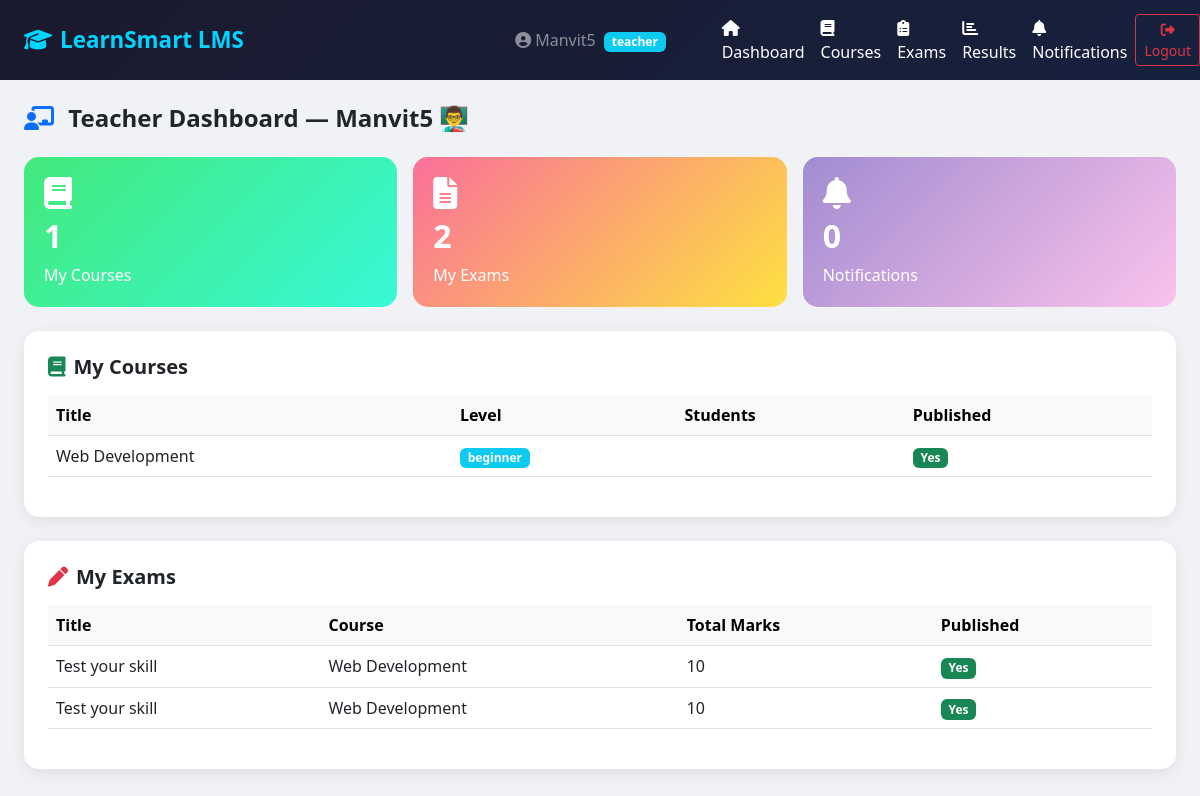
Page /dashboard/ (signed in) on the committed database.
### accounts/models.py (models this page shows, shortened)
class CustomUser(AbstractUser):
    ROLE_CHOICES = [
        ('student', 'Student'),
        ('teacher', 'Teacher'),
        ('admin',   'Admin'),
    ]
    role        = models.CharField(max_length=10, choices=ROLE_CHOICES, default='student')
    phone       = models.CharField(max_length=15, blank=True)
    profile_pic = models.ImageField(upload_to='profiles/', blank=True, null=True)
    is_verified = models.BooleanField(default=False)
    created_at  = models.DateTimeField(auto_now_add=True)
    def is_student(self):  return self.role == 'student'
    def is_teacher(self):  return self.role == 'teacher'

### courses/models.py (models this page shows, shortened)
class Course(models.Model):
    LEVEL_CHOICES = [
        ('beginner', 'Beginner'),
        ('intermediate', 'Intermediate'),
        ('advanced', 'Advanced'),
    ]
    title        = models.CharField(max_length=200)
    description  = models.TextField()
    thumbnail    = models.ImageField(upload_to='courses/', blank=True, null=True)
    teacher      = models.ForeignKey('accounts.CustomUser', on_delete=models.CASCADE, related_name='courses_taught')
    level        = models.CharField(max_length=15, choices=LEVEL_CHOICES, default='beginner')
    price        = models.DecimalField(max_digits=8, decimal_places=2, default=0.00)
    is_free      = models.BooleanField(default=True)
    is_published = models.BooleanField(default=False)
    created_at   = models.DateTimeField(auto_now_add=True)

### exams/models.py (models this page shows, shortened)
class Exam(models.Model):
    TYPE_CHOICES = [
        ('mcq', 'Multiple Choice'),
        ('true_false', 'True / False'),
        ('mixed', 'Mixed'),
    ]
    course            = models.ForeignKey('courses.Course', on_delete=models.CASCADE, related_name='exams')
    title             = models.CharField(max_length=200)
    description       = models.TextField(blank=True)
    exam_type         = models.CharField(max_length=12, choices=TYPE_CHOICES, default='mcq')
    total_marks       = models.PositiveIntegerField(default=100)
    pass_marks        = models.PositiveIntegerField(default=40)
    duration_min      = models.PositiveIntegerField(default=60)
    start_time        = models.DateTimeField()
    end_time          = models.DateTimeField()
    is_published      = models.BooleanField(default=False)
    shuffle_questions = models.BooleanField(default=True)
    created_by        = models.ForeignKey('accounts.CustomUser', on_delete=models.CASCADE, related_name='exams_created')
    created_at        = models.DateTimeField(auto_now_add=True)

### accounts/views.py (the view)
# urls.py: path('dashboard/', views.dashboard_view, name='dashboard'),
@login_required
def dashboard_view(request):
    user = request.user
    notifications = Notification.objects.filter(user=user, is_read=False)[:5]
    if user.is_student():
        enrolled_courses = Enrollment.objects.filter(student=user)
        available_exams  = Exam.objects.filter(is_published=True)
        context = {
            'enrolled_courses': enrolled_courses,
            'available_exams': available_exams,
            'notifications': notifications,
            'total_enrolled': enrolled_courses.count(),
        }
        return render(request, 'accounts/student_dashboard.html', context)
    elif user.is_teacher():
        my_courses = Course.objects.filter(teacher=user)
        my_exams   = Exam.objects.filter(created_by=user)
        context = {
            'my_courses': my_courses,
            'my_exams': my_exams,
            'notifications': notifications,
            'total_courses': my_courses.count(),
            'total_exams': my_exams.count(),
        }
        return render(request, 'accounts/teacher_dashboard.html', context)
    else:
        return redirect('/admin/')

### templates/accounts/teacher_dashboard.html (shortened to what this page needs)
{% extends 'base.html' %}
{% block content %}
<div class="container-fluid px-4 py-4">
    <h4 class="fw-bold mb-4">
        <i class="fas fa-chalkboard-teacher me-2 text-primary"></i>
        Teacher Dashboard — {{ user.username }} 👨‍🏫
    </h4>
    <div class="row g-3 mb-4">
        <div class="col-md-4">
            <div class="stat-card" style="background:linear-gradient(135deg,#43e97b,#38f9d7);">
                <i class="fas fa-book fa-2x mb-2"></i>
                <h2 class="fw-bold">{{ total_courses }}</h2>
                <p class="mb-0">My Courses</p>
            </div>
        </div>
        <div class="col-md-4">
            <div class="stat-card" style="background:linear-gradient(135deg,#fa709a,#fee140);">
                <i class="fas fa-file-alt fa-2x mb-2"></i>
                <h2 class="fw-bold">{{ total_exams }}</h2>
                <p class="mb-0">My Exams</p>
            </div>
        </div>
        <div class="col-md-4">
            <div class="stat-card" style="background:linear-gradient(135deg,#a18cd1,#fbc2eb);">
                <i class="fas fa-bell fa-2x mb-2"></i>
                <h2 class="fw-bold">{{ notifications.count }}</h2>
                <p class="mb-0">Notifications</p>
            </div>
        </div>
    </div>
    <div class="card p-4 mb-4">
        <h5 class="fw-bold mb-3"><i class="fas fa-book me-2 text-success"></i>My Courses</h5>
        {% if my_courses %}
        <div class="table-responsive">
            <table class="table table-hover">
                <thead class="table-light">
                    <tr><th>Title</th><th>Level</th><th>Students</th><th>Published</th></tr>
                </thead>
                <tbody>
                    {% for course in my_courses %}
                    <tr>
                        <td>{{ course.title }}</td>
                        <td><span class="badge bg-info">{{ course.level }}</span></td>
                        <td>{{ course.total_enrolled }}</td>
                        <td>
                            {% if course.is_published %}
                            <span class="badge bg-success">Yes</span>
                            {% else %}
                            <span class="badge bg-secondary">No</span>
                            {% endif %}
                        </td>
                    </tr>
                    {% endfor %}
                </tbody>
            </table>
        </div>
        {% else %}
        <p class="text-muted">No courses created yet.</p>
        {% endif %}
    </div>
    <div class="card p-4">
        <h5 class="fw-bold mb-3"><i class="fas fa-pen me-2 text-danger"></i>My Exams</h5>
        {% if my_exams %}
        <div class="table-responsive">
            <table class="table table-hover">
                <thead class="table-light">
                    <tr><th>Title</th><th>Course</th><th>Total Marks</th><th>Published</th></tr>
                </thead>
                <tbody>
                    {% for exam in my_exams %}
                    <tr>
                        <td>{{ exam.title }}</td>
                        <td>{{ exam.course.title }}</td>
                        <td>{{ exam.total_marks }}</td>
                        <td>
                            {% if exam.is_published %}
                            <span class="badge bg-success">Yes</span>
                            {% else %}
                            <span class="badge bg-secondary">No</span>
                            {% endif %}
                        </td>
                    </tr>
                    {% endfor %}
                </tbody>
            </table>
        </div>
        {% else %}
        <p class="text-muted">No exams created yet.</p>
        {% endif %}
    </div>
</div>
{% endblock %}

### templates/base.html (shortened to what this page needs)
<!DOCTYPE html>
<html lang="en">
<head>
    <link href="https://cdn.jsdelivr.net/npm/bootstrap@5.3.0/dist/css/bootstrap.min.css" rel="stylesheet">
    <link href="https://cdnjs.cloudflare.com/ajax/libs/font-awesome/6.4.0/css/all.min.css" rel="stylesheet">
</head>
<body>
<nav class="navbar navbar-expand-lg navbar-dark">
    <div class="container-fluid px-4">
        <a class="navbar-brand" href="{% url 'dashboard' %}">
            <i class="fas fa-graduation-cap me-2"></i>LearnSmart LMS
        </a>
        {% if user.is_authenticated %}
        <div class="ms-auto d-flex align-items-center gap-3">
            <span class="text-white-50">
                <i class="fas fa-user-circle me-1"></i>{{ user.username }}
                <span class="badge bg-info ms-1">{{ user.role }}</span>
            </span>
        </div>
        {% endif %}
    </div>
    {% if user.is_authenticated %}
<div class="collapse navbar-collapse" id="navMenu">
    <ul class="navbar-nav me-auto ms-4">
        <li class="nav-item">
            <a class="nav-link text-white" href="{% url 'dashboard' %}">
                <i class="fas fa-home me-1"></i>Dashboard
            </a>
        </li>
        <li class="nav-item">
            <a class="nav-link text-white" href="{% url 'course_list' %}">
                <i class="fas fa-book me-1"></i>Courses
            </a>
        </li>
        <li class="nav-item">
            <a class="nav-link text-white" href="{% url 'exam_list' %}">
                <i class="fas fa-clipboard-list me-1"></i>Exams
            </a>
        </li>
        <li class="nav-item">
            <a class="nav-link text-white" href="{% url 'my_results' %}">
                <i class="fas fa-chart-bar me-1"></i>Results
            </a>
        </li>
        <li class="nav-item">
            <a class="nav-link text-white" href="{% url 'notifications' %}">
                <i class="fas fa-bell me-1"></i>Notifications
            </a>
        </li>
    </ul>
</div>
    <a href="{% url 'logout' %}" class="btn btn-sm btn-outline-danger">
                <i class="fas fa-sign-out-alt"></i> Logout
            </a>
{% endif %}
</nav>
{% block content %}{% endblock %}
</body>
</html>

### templates/base.html (style rules this page uses)
body { background-color: #f0f2f5; }
.navbar { background: linear-gradient(135deg, #1a1a2e, #16213e); }
.navbar-brand { font-weight: 700; font-size: 1.4rem; color: #00d4ff !important; }
.card { border: none; border-radius: 15px; box-shadow: 0 4px 15px rgba(0,0,0,0.08); }
.stat-card { border-radius: 15px; color: white; padding: 20px; }

### rows in the picture
CustomUser: username "Manvit5", role "teacher"
Course: title "Web Development", level "beginner", is_published "Yes"
Exam: title "Test your skill", course "Web Development", total_marks "10", is_published "Yes"
Exam: title "Test your skill", course "Web Development", total_marks "10", is_published "Yes"

### other values in the picture
{{ total_courses }} "1"
{{ total_exams }} "2"
{{ notifications.count }} "0"
